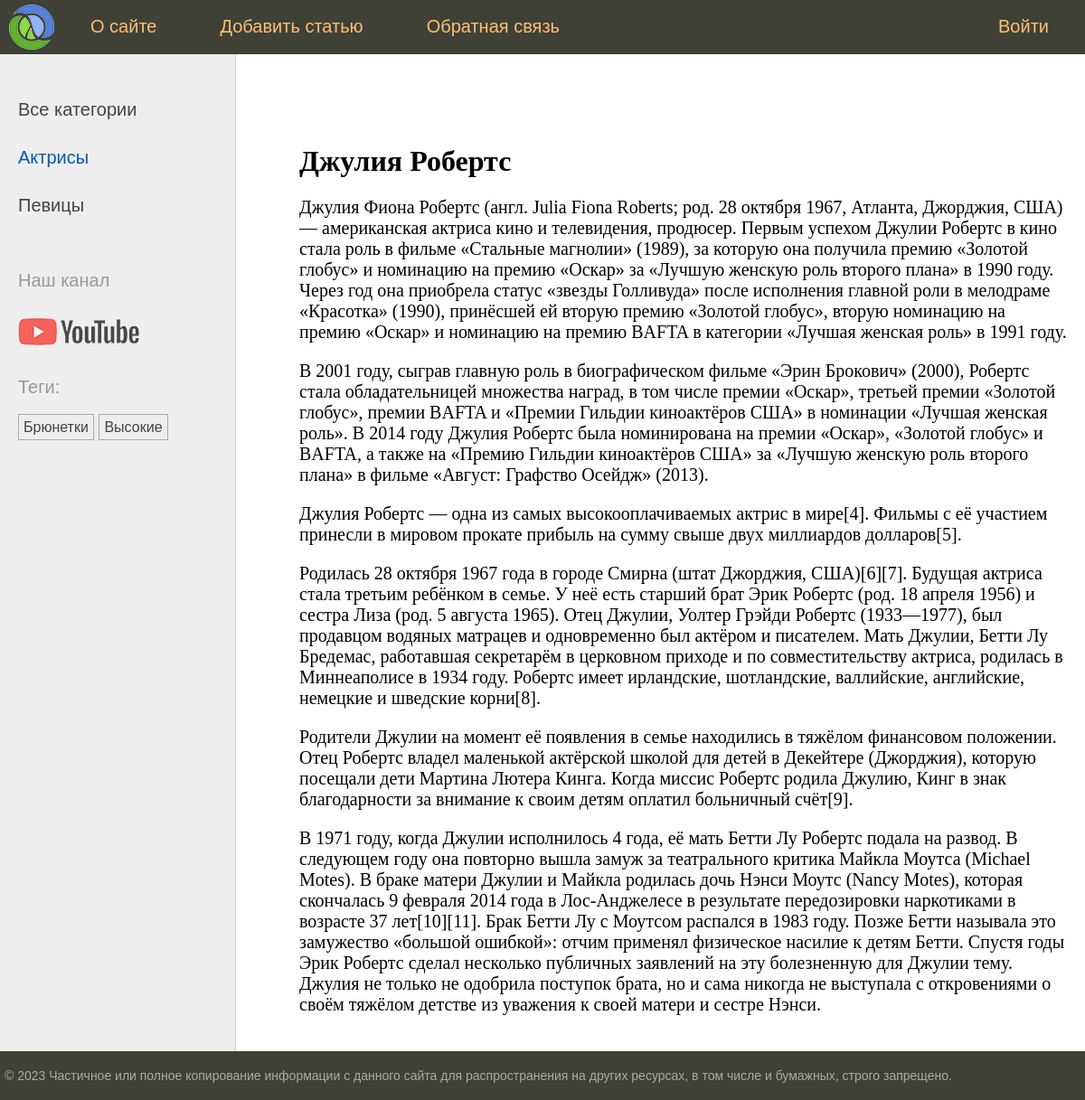
Page /post/dzhuliya-roberts/ on the committed database.
### women/models.py (models this page shows, shortened)
class Category(models.Model):
    name = models.CharField(max_length=100, db_index=True)
    slug = models.SlugField(max_length=255, unique=True, db_index=True)
    def get_absolute_url(self):
        return reverse('category', kwargs={'cat_slug': self.slug})

class TagPost(models.Model):
    tag = models.CharField(max_length=100, db_index=True)
    slug = models.SlugField(max_length=255, unique=True, db_index=True)
    def get_absolute_url(self):
        return reverse('tag', kwargs={'tag_slug': self.slug})

class Women(models.Model):
    class Status(models.IntegerChoices):
        DRAFT = 0, 'Черновик'
        PUBLISHED = 1, 'Опубликовано'
    title = models.CharField(max_length=255)
    slug = models.SlugField(max_length=255, unique=True, db_index=True)
    content = models.TextField(blank=True)
    time_create = models.DateTimeField(auto_now_add=True)
    time_update = models.DateTimeField(auto_now=True)
    is_published = models.BooleanField(choices=Status.choices, default=Status.DRAFT)
    cat = models.ForeignKey('Category', on_delete=models.PROTECT, related_name='posts')
    tags = models.ManyToManyField('TagPost', blank=True, related_name='tags')
    husband = models.OneToOneField('Husband', on_delete=models.SET_NULL, null=True, blank=True, related_name='wife')
    objects = models.Manager()
    published = PublishedManager()
    class Meta:
        ordering = ['-time_create']
        indexes = [
            models.Index(fields=['-time_create'])
        ]

### women/views.py (the view)
# urls.py: path('post/<slug:post_slug>/', views.show_post, name='post'),
def show_post(request, post_slug):
    post = get_object_or_404(Women, slug=post_slug)
    data = {
        'title': post.title,
        'menu': menu,
        'post': post,
        'cat_selected': 1,
    }
    return render(request, 'women/post.html', data)

### women/templatetags/women_tags.py (called while the page is built)
@register.inclusion_tag('women/list_categories.html')
def show_categories(cat_selected=0):
    cats = Category.objects.annotate(total=Count('posts')).filter(total__gt=0)
    return {'cats': cats, 'cat_selected': cat_selected}

@register.inclusion_tag('women/list_tags.html')
def show_all_tags():
    return {'tags': TagPost.objects.annotate(total=Count('tags')).filter(total__gt=0)}

### women/templates/women/post.html (shortened to what this page needs)
{% extends 'base.html' %}
{% block content %}
<h1>{{post.title}}</h1>
{{post.content|linebreaks}}
{% endblock %}

### women/templates/women/list_categories.html
{% for cat in cats %}
{% if cat.id == cat_selected %}
<li class="selected">{{cat.name}}</li>
{% else %}
<li><a href="{{ cat.get_absolute_url }}">{{cat.name}}</a></li>
{% endif %}
{% endfor %}

### women/templates/women/list_tags.html
{% if tags %}
    <p>Теги:</p>
    <ul class="tags-list">
        {% for t in tags %}
        <li><a href="{{t.get_absolute_url}}">{{t.tag}}</a></li>
        {% endfor %}
    </ul>
{% endif %}

### women/static/women/css/styles.css (style rules this page uses)
html, body { font-family: 'Arial'; margin: 0; padding: 0; height: 100%; width: 100%; color: #444; }
a { color: #0059b2; text-decoration: none; }
.left-chapters ul { width: 230px; margin: 0; padding: 20px 10px 10px 20px; list-style: none; font-size: 20px; }
.left-chapters ul li { margin: 30px 0 0 0; color: #999; }
.left-chapters ul li.selected { color: #0059b2; }
.left-chapters ul li a { color: #444; text-decoration: none; }
ul.tags-list { width: 100%; margin: 0; padding: 0; list-style: none; }
ul.tags-list li { margin: 0; padding: 0 0 10px; display: inline-block; }
ul.tags-list li a { padding: 5px; font-size: 16px; border: 1px solid #aaa; }
.content-text h1 { font-size: 32px; }

### rows in the picture
Category: name "Актрисы"
Category: name "Певицы"
TagPost: tag "Брюнетки"
TagPost: tag "Высокие"
Women: title "Джулия Робертс", content "Джулия Фиона Робертс (англ. Julia Fiona Roberts; род. 28 октября 1967, Атланта, Джорджия, США) — американская актриса кино и телевидения, продюсер. Первым успехом Джулии Робертс в кино стала роль в фильме «Стальные магнолии» (1989), за которую она получила премию «Золотой глобус» и номинацию на премию «Оскар» за «Лучшую женскую роль второго плана» в 1990 году. Через год она приобрела статус «звезды Голливуда» после исполнения главной роли в мелодраме «Красотка» (1990), принёсшей ей вторую премию «Золотой глобус», вторую номинацию на премию «Оскар» и номинацию на премию BAFTA в категории «Лучшая женская роль» в 1991 году. В 2001 году, сыграв главную роль в биографическом фильме «Эрин…"

### other values in the picture
{{ m.title }} "О сайте" "Добавить статью" "Обратная связь" "Войти"
